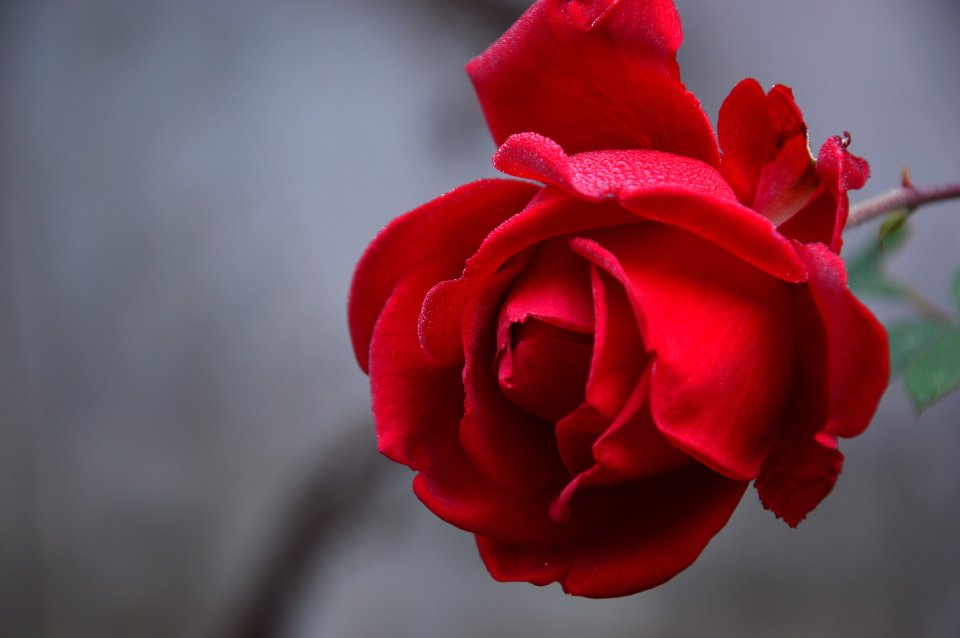
#> input picture ImageProcessing/ImageProcessing/02-Retoucher une image/04-Exercice - Noir et blanc/rose.jpg, 1920 x 1276 px, found by its file name (shown at 1/2 size)
$ python code.py
#> lines starting #> are read from the running program, lines starting #| are printed output that depends on the picture
from PIL import Image
from pathlib import Path
# Création d'une nouvelle image
im = Image.new("RGBA", (1920, 1080), "#ff0000")
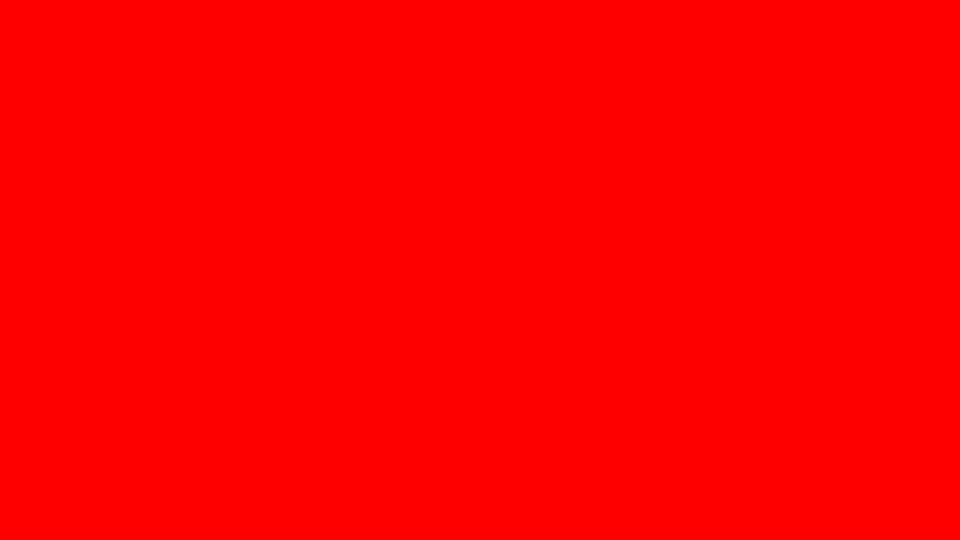
#> im: PIL image 1920x1080 RGBA (shown at 1/2 size); mean R, G, B, A 255, 0, 0, 255
# im.show()
SOURCE_FILE = Path(__file__).resolve()
SOURCE_DIR = SOURCE_FILE.parent.parent.parent

image = Image.open(Path(f"{SOURCE_DIR}/_images/rose.jpg"))
#> image is the input picture: PIL image 1920x1276 RGB; mean R, G, B 116.2, 69.8, 80.7
image.show()
